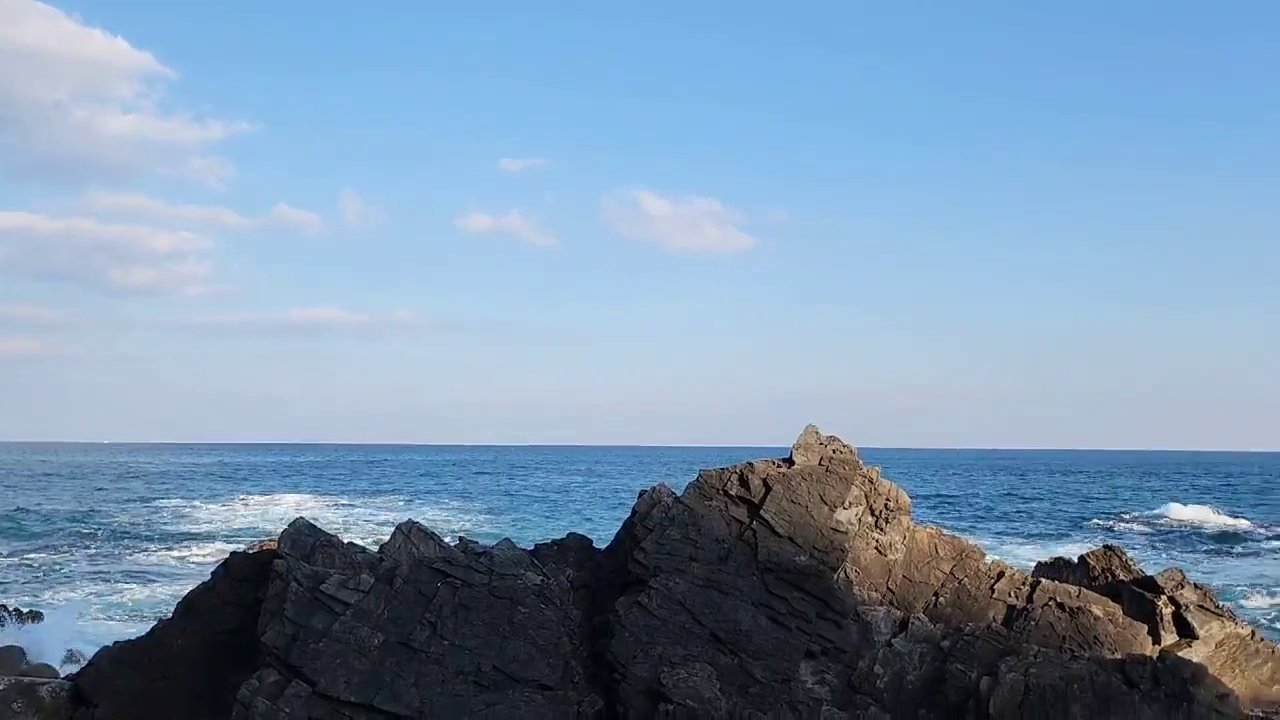
#> input picture frame 13 of drive-download-20240527T120855Z-001/20240417/01.mp4, 1280 x 720 px
$ jupyter execute Untitled0.ipynb   (shell and % lines are left out)
#> lines starting #> are read from the running program, lines starting #| are printed output that depends on the picture; after the words box and inside, x2 and y2 are one past the last pixel; in counts of white or black regions, pixels touching at a corner belong together
[cell 1]
from google.colab import drive
drive.mount('/content/drive')

[cell 2]
HOME = '/content/drive/MyDrive/20240417'

import os
%cd {HOME}

[cell 3]
import cv2
from google.colab import files
from google.colab.patches import cv2_imshow

[cell 4]
cap = cv2.VideoCapture('01.mp4')

fourcc = cv2.VideoWriter_fourcc('m', 'p', '4', 'v')

#cv2.VideoWrite(outputFile, fourcc, frame, size)

out = cv2.VideoWriter('output.mp4', fourcc, cap.get(cv2.CAP_PROP_FPS),
                      #(int(cap.get(cv2.CAP_PROP_FRAME_WIDTH)), int (cap.get(cv2.CAP_PROP_FRAME_HEIGHT))))
                      (700, 200))

while cap.isOpened():
  ret, img = cap.read()
#> img is the input picture: shape (720, 1280, 3); mean B, G, R 175.9, 149.7, 123.9

  if not ret:
    break

  cv2.rectangle(img, pt1=(200, 200), pt2=(300, 300), color=(255, 255, 255), thickness=2)
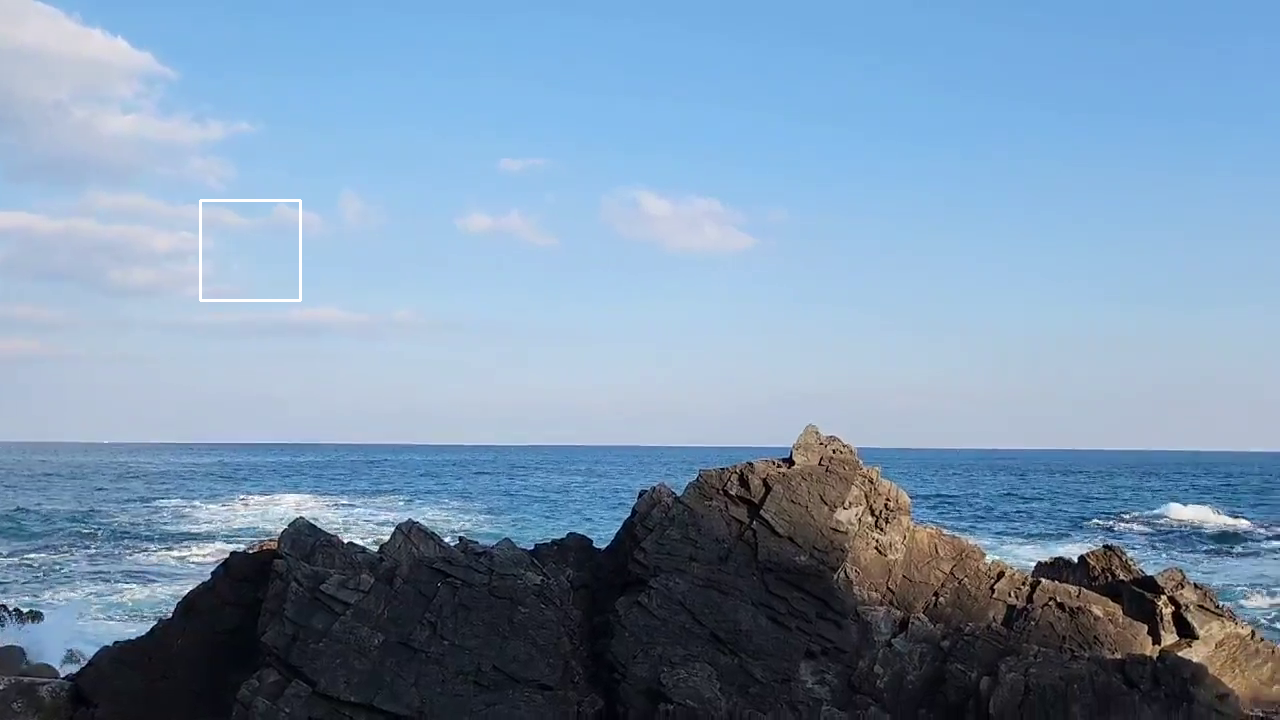
#> img: shape (720, 1280, 3); 0.13% of pixels changed, all inside (x1, y1, x2, y2) = (199, 199, 302, 302)
  #img = cv2.resize(img, dsize=(640, 360))
  img = img[100:300, 100:800]
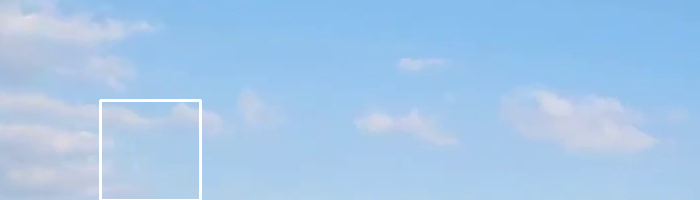
#> img: shape (200, 700, 3); mean B, G, R 233.6, 199.8, 164.8

  #cv2_imshow(img)
  out.write(img)

files.download('output.mp4')

$ run again, starting later in the video
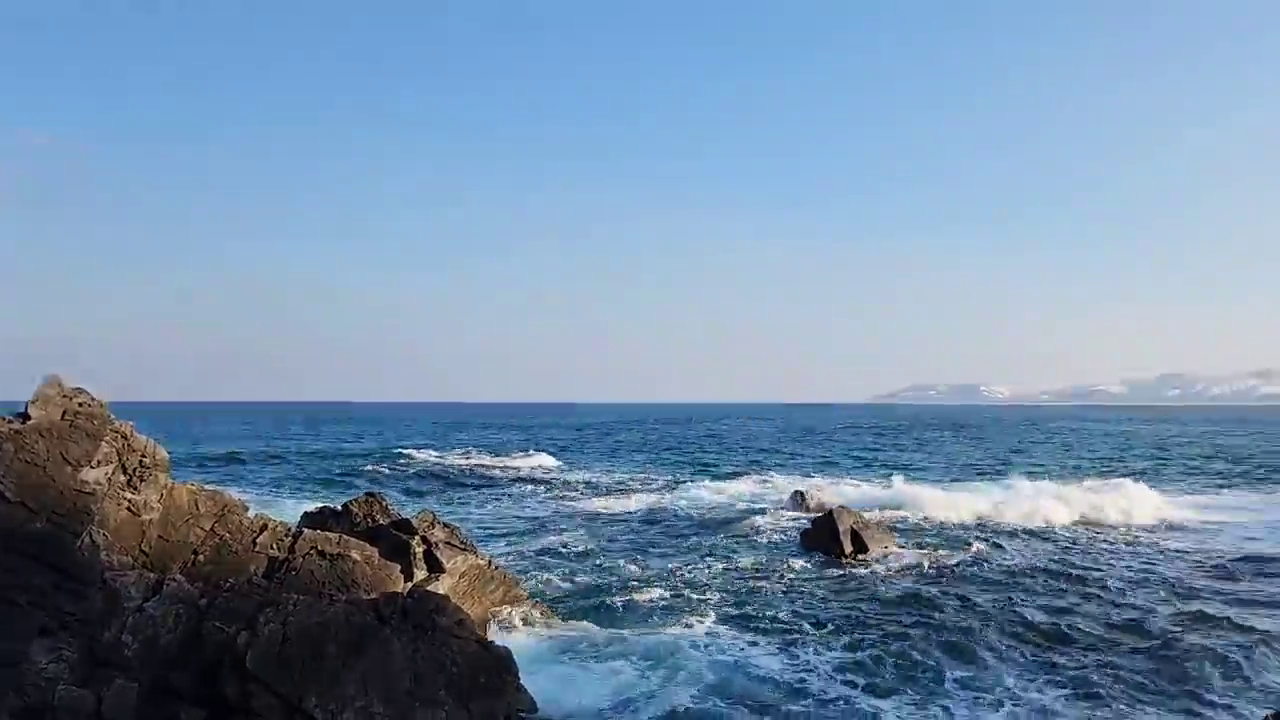
#> input picture frame 59 of drive-download-20240527T120855Z-001/20240417/01.mp4, 1280 x 720 px
#> img is the input picture: shape (720, 1280, 3); mean B, G, R 170.6, 143.2, 117.2
#> `cv2.rectangle(img, pt1=(200, 200), pt2=(300, 300), color=(255, 255, 25..`:
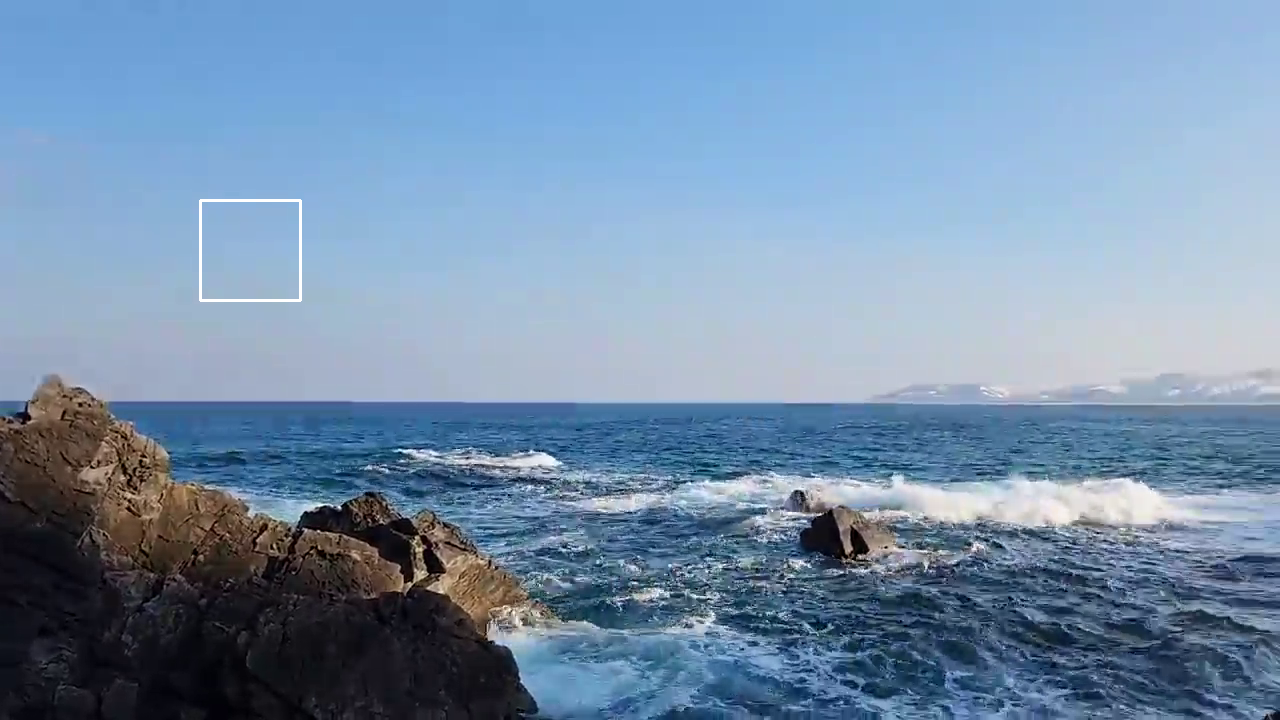
#> img: shape (720, 1280, 3); 0.13% of pixels changed, all inside (x1, y1, x2, y2) = (199, 199, 302, 302)
#> `img = img[100:300, 100:800]`:
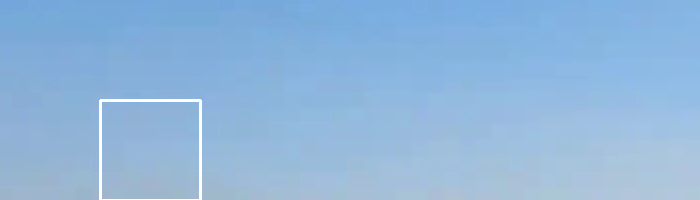
#> img: shape (200, 700, 3); mean B, G, R 220.2, 182.9, 144.2

$ run again, starting later in the video
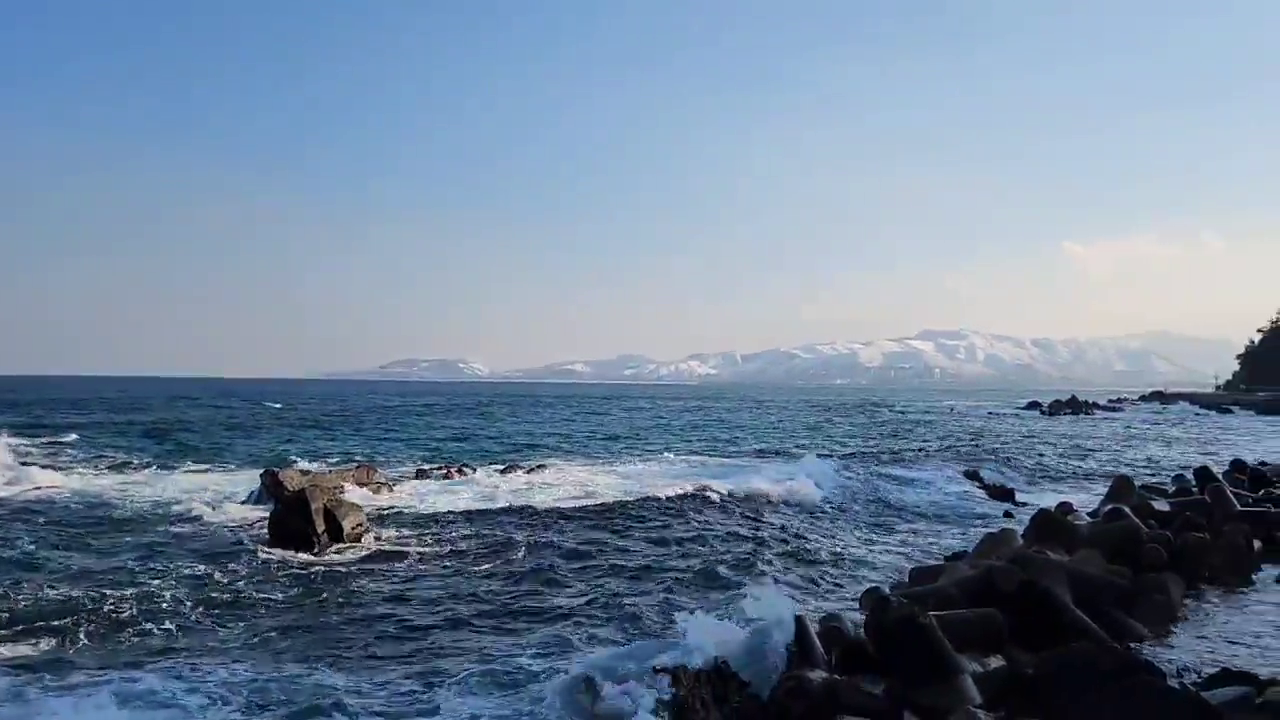
#> input picture frame 106 of drive-download-20240527T120855Z-001/20240417/01.mp4, 1280 x 720 px
#> img is the input picture: shape (720, 1280, 3); mean B, G, R 154.6, 131.6, 112.1
#> `cv2.rectangle(img, pt1=(200, 200), pt2=(300, 300), color=(255, 255, 25..`:
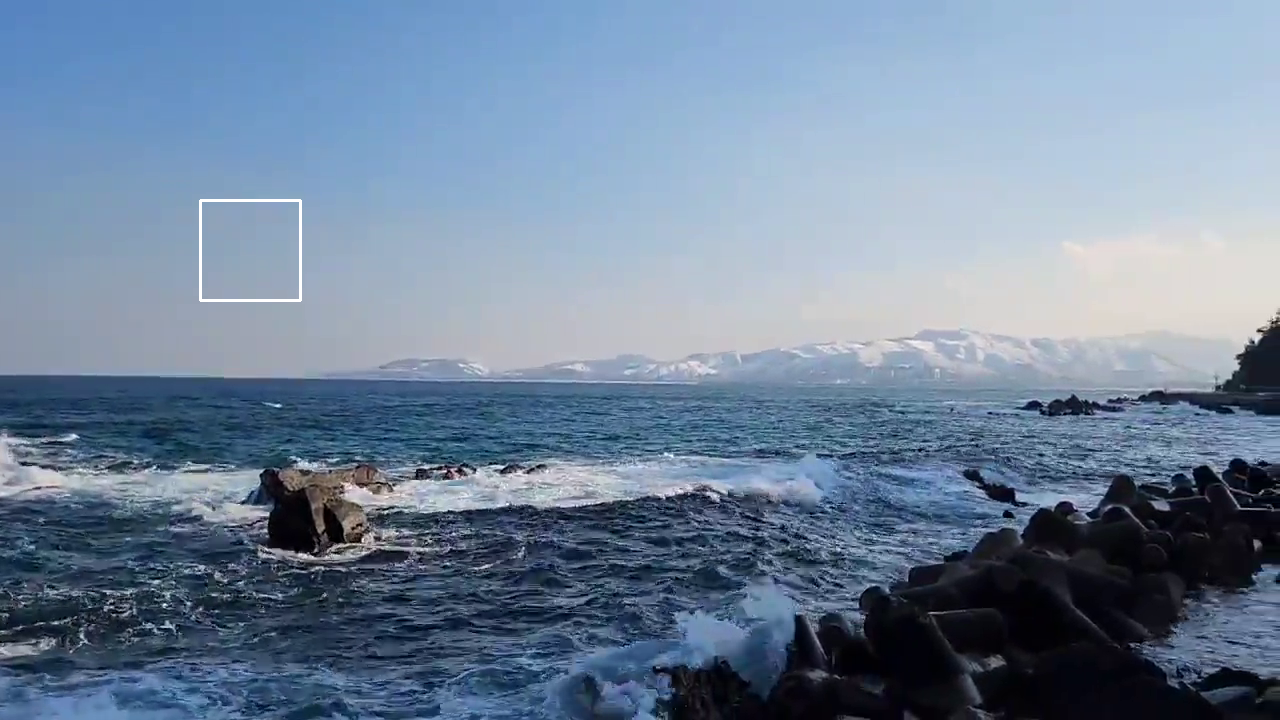
#> img: shape (720, 1280, 3); 0.13% of pixels changed, all inside (x1, y1, x2, y2) = (199, 199, 302, 302)
#> `img = img[100:300, 100:800]`:
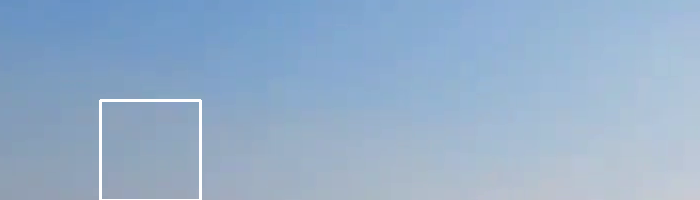
#> img: shape (200, 700, 3); mean B, G, R 202.6, 175.3, 149.5
